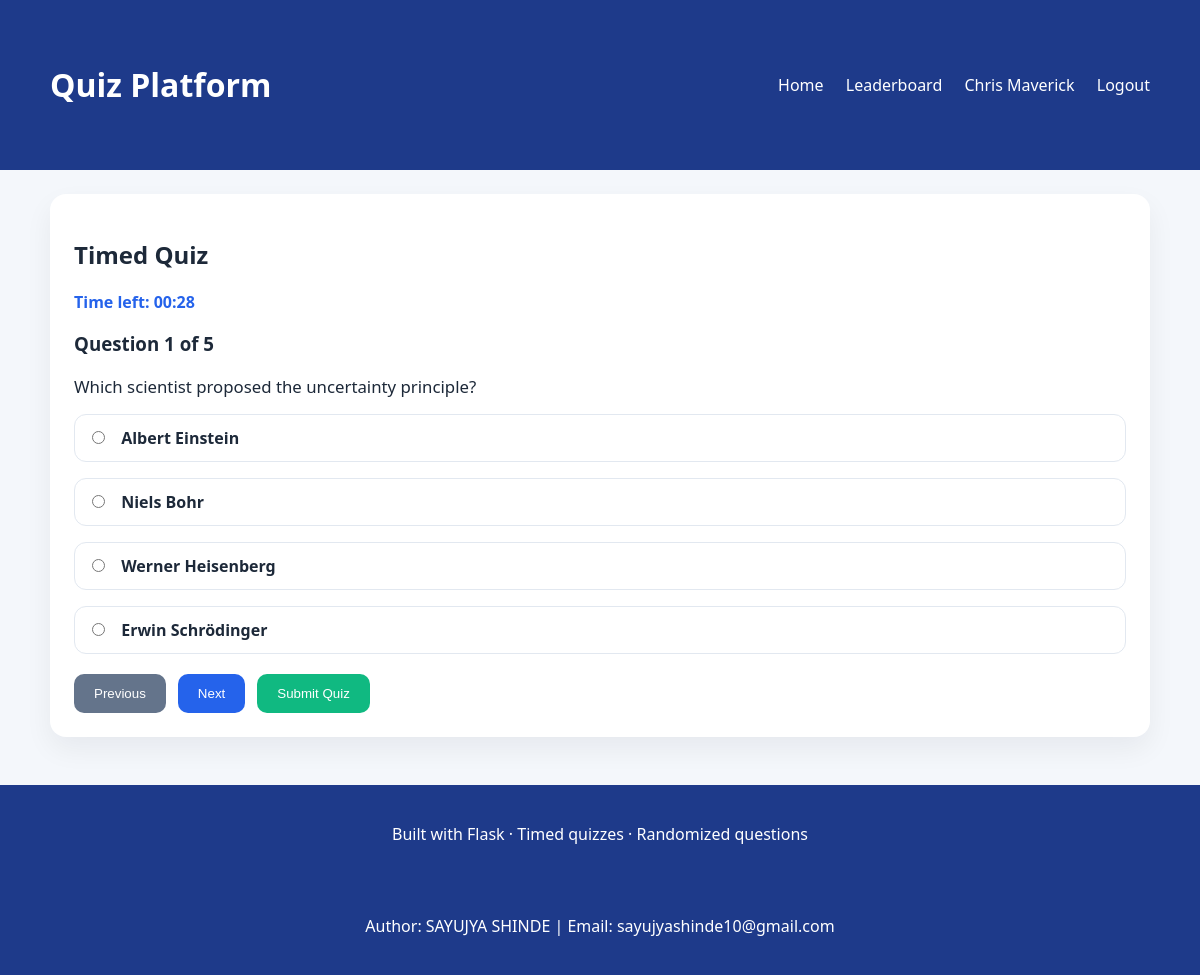
/quiz (signed in), run on the app's committed database.
### app.py (models this page shows)
class User(db.Model):
    id = db.Column(db.Integer, primary_key=True)
    username = db.Column(db.String(80), unique=True, nullable=False)
    password_hash = db.Column(db.String(150), nullable=False)
    is_admin = db.Column(db.Boolean, default=False)
    role = db.Column(db.String(20), nullable=False, default="student")
    @property
    def is_teacher(self):
        return self.is_admin or self.role == "teacher"

class Question(db.Model):
    id = db.Column(db.Integer, primary_key=True)
    text = db.Column(db.String(500), nullable=False)
    options = db.Column(db.Text, nullable=False)
    correct_answer = db.Column(db.String(200), nullable=False)
    category = db.Column(db.String(120), nullable=False, default="General")

### app.py (the view)
    def wrapper(*args, **kwargs):
        if not current_user():
            return redirect(url_for("login"))
        return route(*args, **kwargs)

### app.py (called while the page is built)
def current_user():
    user_id = session.get("user_id")
    if not user_id:
        return None
    return User.query.get(user_id)

@app.context_processor
def inject_current_user():
    return dict(current_user=current_user())

@app.template_filter('loads')
def loads_filter(value):
    try:
        return json.loads(value)
    except Exception:
        return []

def login_required(route):
    def wrapper(*args, **kwargs):
        if not current_user():
            return redirect(url_for("login"))
        return route(*args, **kwargs)
    wrapper.__name__ = route.__name__
    return wrapper

@app.route("/quiz")
@login_required
def quiz():
    category = request.args.get("category", "")
    if category:
        questions = Question.query.filter_by(category=category).all()
    else:
        questions = Question.query.all()
    if not questions:
        flash("No quiz questions available for that category.", "warning")
        return redirect(url_for("index"))
    selected = questions
    if len(questions) > QUIZ_QUESTION_COUNT:
        selected = random.sample(questions, QUIZ_QUESTION_COUNT)
    random.shuffle(selected)
    session["quiz_question_ids"] = [q.id for q in selected]
    return render_template(
        "quiz.html",
        questions=selected,
        time_limit=QUIZ_TIME_SECONDS,
        category=category,
    )

### templates/quiz.html (shortened to what this page needs)
{% extends 'layout.html' %} {% block content %}
<section class="quiz-card">
  <div class="quiz-header">
    <h2>Timed Quiz</h2>
    <div class="timer">Time left: <span id="timer">00:00</span></div>
  </div>
  <form id="quiz-form" method="post" action="{{ url_for('submit_quiz') }}">
    {% for question in questions %}
    <section
      class="question-card"
      data-index="{{ loop.index0 }}"
      data-correct="{{ question.correct_answer }}"
    >
      <h3>Question {{ loop.index }} of {{ questions|length }}</h3>
      <p class="question-text">{{ question.text }}</p>
      {% set choices = question.options | loads %} {% for choice in choices %}
      {% if choice %}
      <label class="option-label">
        <input
          type="radio"
          name="question_{{ question.id }}"
          value="{{ choice }}"
        />
        {{ choice }}
      </label>
      {% endif %} {% endfor %}
    </section>
    {% endfor %}
    <div class="quiz-actions">
      <button type="button" class="button button-secondary" id="prev-btn">
        Previous
      </button>
      <button type="button" class="button" id="next-btn">Next</button>
      <button type="submit" class="button button-primary">Submit Quiz</button>
    </div>
  </form>
</section>
{% endblock %}

### templates/layout.html (shortened to what this page needs)
<!DOCTYPE html>
<html lang="en">
  <head>
    <link rel="stylesheet" href="{{ url_for('static', filename='css/style.css') }}" />
  </head>
  <body>
    <header class="site-header">
      <div class="container">
        <h1><a href="{{ url_for('index') }}">Quiz Platform</a></h1>
        <nav>
          <a href="{{ url_for('index') }}">Home</a>
          <a href="{{ url_for('leaderboard') }}">Leaderboard</a>
          {% if current_user %}
          <span class="nav-user">{{ current_user.username }}</span>
          <a href="{{ url_for('logout') }}">Logout</a>
          {% else %}
          <a href="{{ url_for('login') }}">Login</a>
          <a href="{{ url_for('register') }}">Register</a>
          {% endif %}
        </nav>
      </div>
    </header>
    <main class="container">
      {% block content %}{% endblock %}
    </main>
    <footer class="site-footer">
      <div class="container">Built with Flask · Timed quizzes · Randomized questions</div><br>
      <div class="container">Author: SAYUJYA SHINDE | Email: sayujyashinde10@gmail.com</div>
    </footer>
  </body>
</html>

### static/css/style.css (style rules this page uses)
* { box-sizing: border-box; }
body { margin: 0; font-family: 'Segoe UI', Tahoma, Geneva, Verdana, sans-serif; background: #f4f7fb; color: #1d2939; }
.container { width: min(1100px, calc(100% - 32px)); margin: 0 auto; padding: 24px 0; }
.site-header, .site-footer { background: #1e3a8a; color: #fff; }
.site-header a, .site-footer a { color: #fff; text-decoration: none; }
.site-header { padding: 18px 0; }
.site-header .container { display: flex; justify-content: space-between; align-items: center; }
nav a, .nav-user { margin-left: 18px; }
.button { display: inline-block; padding: 12px 20px; border: none; border-radius: 10px; background: #2563eb; color: white; text-decoration: none; cursor: pointer; }
.button-secondary { background: #64748b; }
.button-primary { background: #10b981; }
.form-card, .admin-card, .quiz-card, .result-card, .leaderboard-card { background: white; border-radius: 16px; padding: 24px; margin-bottom: 24px; box-shadow: 0 12px 28px rgba(15, 23, 42, 0.06); }
label { display: block; margin: 16px 0 8px; font-weight: 600; }
.question-card { margin-bottom: 20px; }
.question-text { font-size: 1.05rem; margin-bottom: 16px; }
.option-label { display: block; margin-bottom: 12px; padding: 12px; border: 1px solid #e2e8f0; border-radius: 12px; cursor: pointer; }
.option-label input { margin-right: 12px; }
.quiz-actions { display: flex; gap: 12px; flex-wrap: wrap; }
.timer { font-weight: 700; color: #2563eb; }
.site-footer { text-align: center; padding: 14px 0; }

### data on the page
User: username "Chris Maverick"
Question: questions "5", text "Which scientist proposed the uncertainty principle?", choices "Albert Einstein" "Niels Bohr" "Werner Heisenberg" "Erwin Schrödinger"
